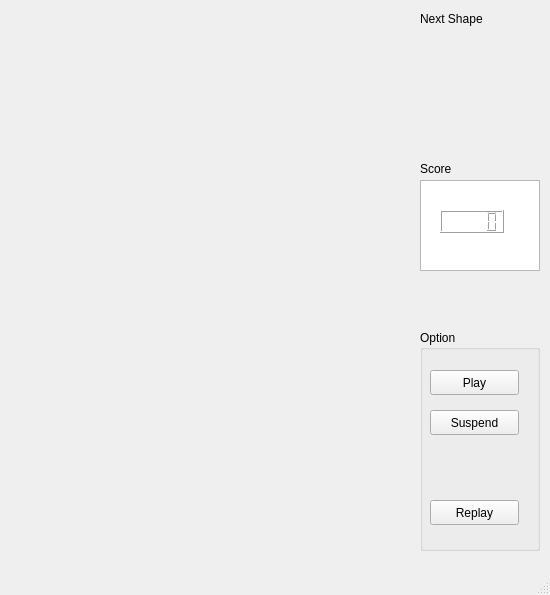
<?xml version="1.0" encoding="UTF-8"?>
<ui version="4.0">
 <class>MainWindow</class>
 <widget class="QMainWindow" name="MainWindow">
  <property name="geometry">
   <rect>
    <x>0</x>
    <y>0</y>
    <width>550</width>
    <height>595</height>
   </rect>
  </property>
  <property name="windowTitle">
   <string>MainWindow</string>
  </property>
  <widget class="QWidget" name="centralwidget">
   <widget class="QGroupBox" name="groupBox_option">
    <property name="geometry">
     <rect>
      <x>420</x>
      <y>330</y>
      <width>120</width>
      <height>221</height>
     </rect>
    </property>
    <property name="title">
     <string>Option</string>
    </property>
    <widget class="QPushButton" name="btn_play">
     <property name="geometry">
      <rect>
       <x>10</x>
       <y>40</y>
       <width>89</width>
       <height>25</height>
      </rect>
     </property>
     <property name="text">
      <string>Play</string>
     </property>
    </widget>
    <widget class="QPushButton" name="btn_suspend">
     <property name="geometry">
      <rect>
       <x>10</x>
       <y>80</y>
       <width>89</width>
       <height>25</height>
      </rect>
     </property>
     <property name="text">
      <string>Suspend</string>
     </property>
    </widget>
    <widget class="QPushButton" name="btn_replay">
     <property name="geometry">
      <rect>
       <x>10</x>
       <y>170</y>
       <width>89</width>
       <height>25</height>
      </rect>
     </property>
     <property name="text">
      <string>Replay</string>
     </property>
    </widget>
   </widget>
   <widget class="QLabel" name="label_next">
    <property name="geometry">
     <rect>
      <x>420</x>
      <y>10</y>
      <width>91</width>
      <height>17</height>
     </rect>
    </property>
    <property name="text">
     <string>Next Shape</string>
    </property>
   </widget>
   <widget class="QGraphicsView" name="win_score">
    <property name="geometry">
     <rect>
      <x>420</x>
      <y>180</y>
      <width>120</width>
      <height>91</height>
     </rect>
    </property>
   </widget>
   <widget class="QLabel" name="label_score">
    <property name="geometry">
     <rect>
      <x>420</x>
      <y>160</y>
      <width>67</width>
      <height>17</height>
     </rect>
    </property>
    <property name="text">
     <string>Score</string>
    </property>
   </widget>
   <widget class="QLCDNumber" name="lcdScore">
    <property name="geometry">
     <rect>
      <x>440</x>
      <y>210</y>
      <width>64</width>
      <height>23</height>
     </rect>
    </property>
   </widget>
  </widget>
  <widget class="QMenuBar" name="menubar">
   <property name="geometry">
    <rect>
     <x>0</x>
     <y>0</y>
     <width>550</width>
     <height>22</height>
    </rect>
   </property>
  </widget>
  <widget class="QStatusBar" name="statusbar"/>
 </widget>
 <resources/>
 <connections/>
</ui>
